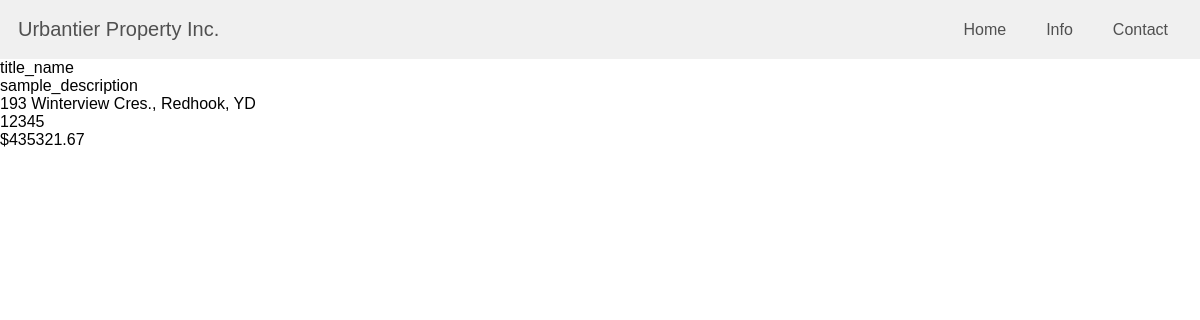
The app's page /listings/1/ with its own data.
### listings/models.py (models this page shows, shortened)
class Listing(models.Model):
    title = models.CharField(max_length=120)
    description = models.TextField()
    address = models.CharField(max_length=120)
    zipcode = models.CharField(max_length=10)
    price = models.DecimalField(decimal_places=2, max_digits=12)

### listings/views.py (the view)
# urls.py: path('listings/<int:id>/', listings_detail_view),
def listings_detail_view(request, id, *args, **kwargs):
    item = Listing.objects.get(id=id)
    context = {
        'item': item
    }
    return render(request, 'listings_detail.html', context)

### listings/templates/listings_detail.html
{% extends 'base.html' %}
{% load static %}
{% block content %}
<div>
    <div>{{ item.title }}</div>
    <div>{{ item.description }}</div>
    <div>
        {{ item.address }}
        <div>{{ item.zipcode }}</div>
    </div>
    <div>${{ item.price|floatformat:2 }}</div>
</div>
{% endblock %}

### static/css/site.css (style rules this page uses)
body { margin: 0; font-family: sans-serif; }

### records on screen
Listing: title "title_name", description "sample_description", address "193 Winterview Cres., Redhook, YD", zipcode "12345", price "435321.67"
